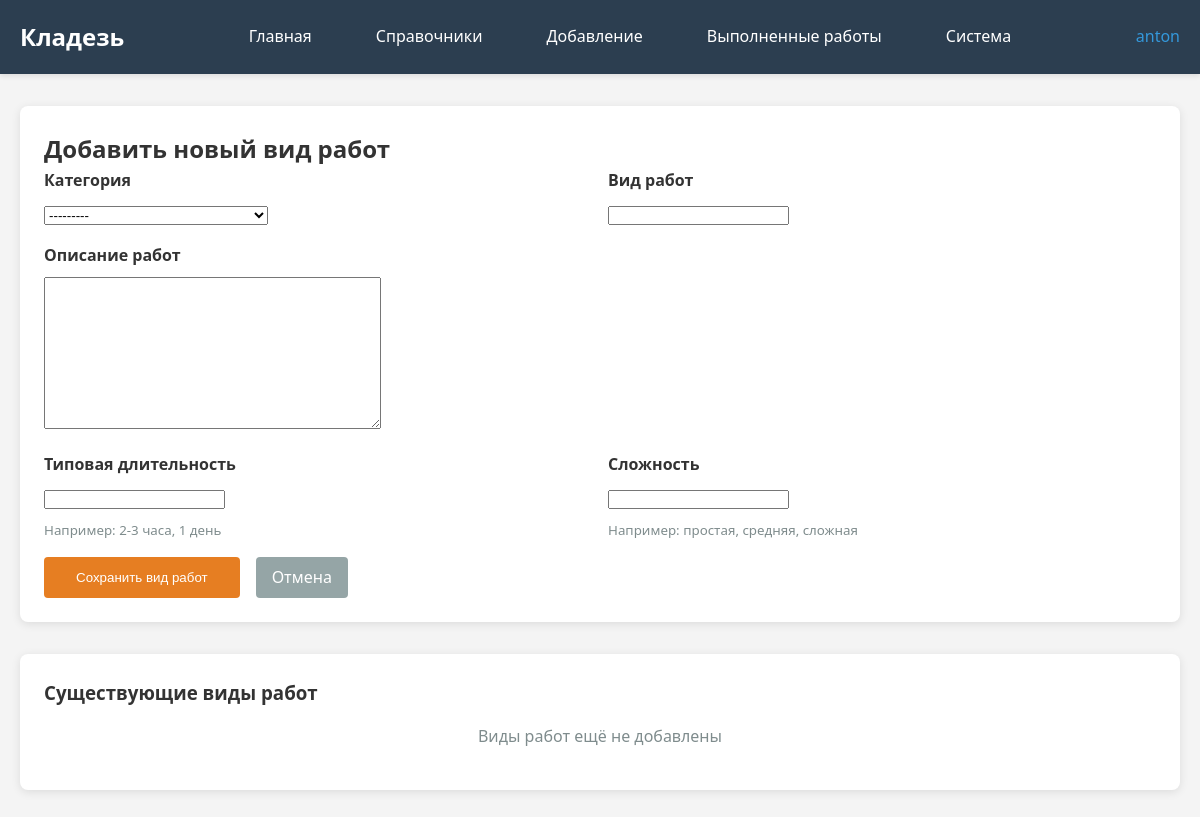
The app's page /add-repair-type/ (signed in), older data.
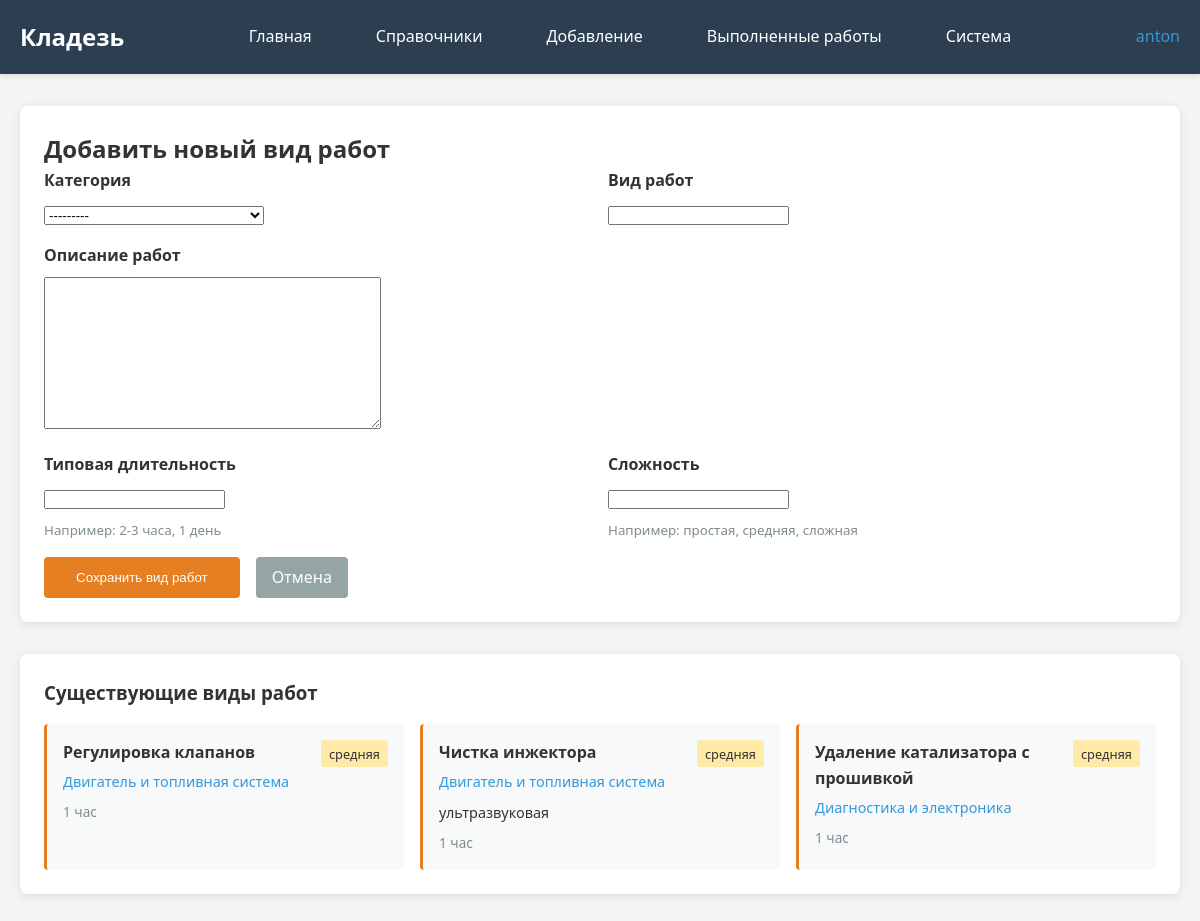
The same page, newer data.
### kladez_app/models.py (models this page shows, shortened)
class RepairType(models.Model):
    category = models.ForeignKey(RepairCategory, on_delete=models.CASCADE, verbose_name="Категория")
    name = models.CharField(max_length=200, verbose_name="Вид работ")
    description = models.TextField(blank=True, verbose_name="Описание работ")
    typical_duration = models.CharField(max_length=50, blank=True, verbose_name="Типовая длительность")
    complexity = models.CharField(max_length=50, blank=True, verbose_name="Сложность")
    user = models.ForeignKey(User, on_delete=models.CASCADE, verbose_name="Пользователь", null=True, blank=True)
    class Meta:
        verbose_name = "Вид работ"
        verbose_name_plural = "Виды работ"

class RepairCategory(models.Model):
    name = models.CharField(max_length=100, verbose_name="Категория работ")
    description = models.TextField(blank=True, verbose_name="Описание категории")
    color = models.CharField(max_length=20, default="#e67e22", verbose_name="Цвет категории")  # Новое поле для цвета
    class Meta:
        verbose_name = "Категория работ"
        verbose_name_plural = "Категории работ"
    def __str__(self):
        return self.name

### kladez_app/views.py (the view)
# urls.py: path('add-repair-type/', views.add_repair_type, name='add_repair_type'),
@login_required
def add_repair_type(request):
    if request.method == 'POST':
        form = RepairTypeForm(request.POST, user=request.user)
        if form.is_valid():
            form.save()
            messages.success(request, 'Вид работ успешно добавлен!')
            return redirect('kladez_app:add_repair_type')  # Остаемся на той же странице
    else:
        form = RepairTypeForm(user=request.user)
    repair_types = RepairType.objects.filter(user=request.user).select_related('category').order_by('category__name', 'name')
    return render(request, 'kladez_app/add_repair_type.html', {
        'form': form,
        'repair_types': repair_types
    })

### kladez_app/forms.py (shortened to what this page needs)
class RepairTypeForm(forms.ModelForm):
    class Meta:
        model = RepairType
        fields = ['category', 'name', 'description', 'typical_duration', 'complexity']
    def __init__(self, *args, **kwargs):
        self.user = kwargs.pop('user', None)
        super().__init__(*args, **kwargs)

### kladez_app/templates/kladez_app/add_repair_type.html (shortened to what the changed rows need)
{% extends "kladez_app/base.html" %}
{% block content %}
<div class="card">
    <h2>Добавить новый вид работ</h2>
</div>
<div class="card" style="margin-top: 2rem;">
    <h3>Существующие виды работ</h3>
    {% if repair_types %}
        <div style="display: grid; grid-template-columns: repeat(auto-fill, minmax(300px, 1fr)); gap: 1rem; margin-top: 1rem;">
            {% for repair in repair_types %}
            <div style="background: #f8f9fa; padding: 1rem; border-radius: 4px; border-left: 3px solid #e67e22;">
                <div style="display: flex; justify-content: space-between; align-items: start;">
                    <div>
                        <strong>{{ repair.name }}</strong>
                        <div style="color: #3498db; font-size: 0.9rem; margin-top: 0.25rem;">
                            {{ repair.category.name }}
                        </div>
                    </div>
                    {% if repair.complexity %}
                    <span style="background: #ffeaa7; padding: 0.2rem 0.5rem; border-radius: 3px; font-size: 0.8rem;">
                        {{ repair.complexity }}
                    </span>
                    {% endif %}
                </div>
                {% if repair.description %}
                <div style="margin-top: 0.5rem; font-size: 0.9rem;">
                    {{ repair.description|truncatechars:80 }}
                </div>
                {% endif %}
                {% if repair.typical_duration %}
                <div style="margin-top: 0.5rem; font-size: 0.85rem; color: #7f8c8d;">
                    {{ repair.typical_duration }}
                </div>
                {% endif %}
            </div>
            {% endfor %}
        </div>
    {% else %}
        <p style="color: #7f8c8d; text-align: center; padding: 1rem;">
            Виды работ ещё не добавлены
        </p>
    {% endif %}
</div>
{% endblock %}

Row changes from the older to the newer data that the page shows:
added RepairType: name "Регулировка клапанов", category.name "Двигатель и топливная система", complexity "средняя", typical_duration "1 час"
added RepairType: name "Чистка инжектора", category.name "Двигатель и топливная система", complexity "средняя", description "ультразвуковая", typical_duration "1 час"
added RepairType: name "Удаление катализатора с прошивкой", category.name "Диагностика и электроника", complexity "средняя", typical_duration "1 час"
Text that changed along with them:
text no longer shown: "Виды работ ещё не добавлены"
